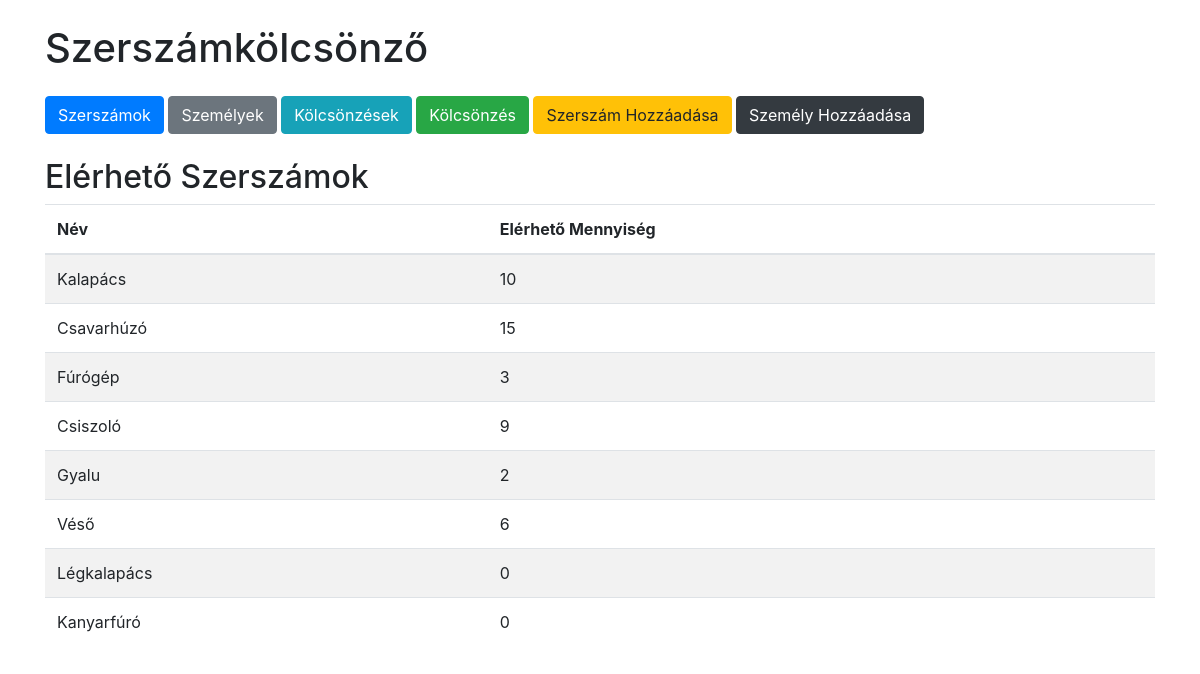
Before: / with the older database file.
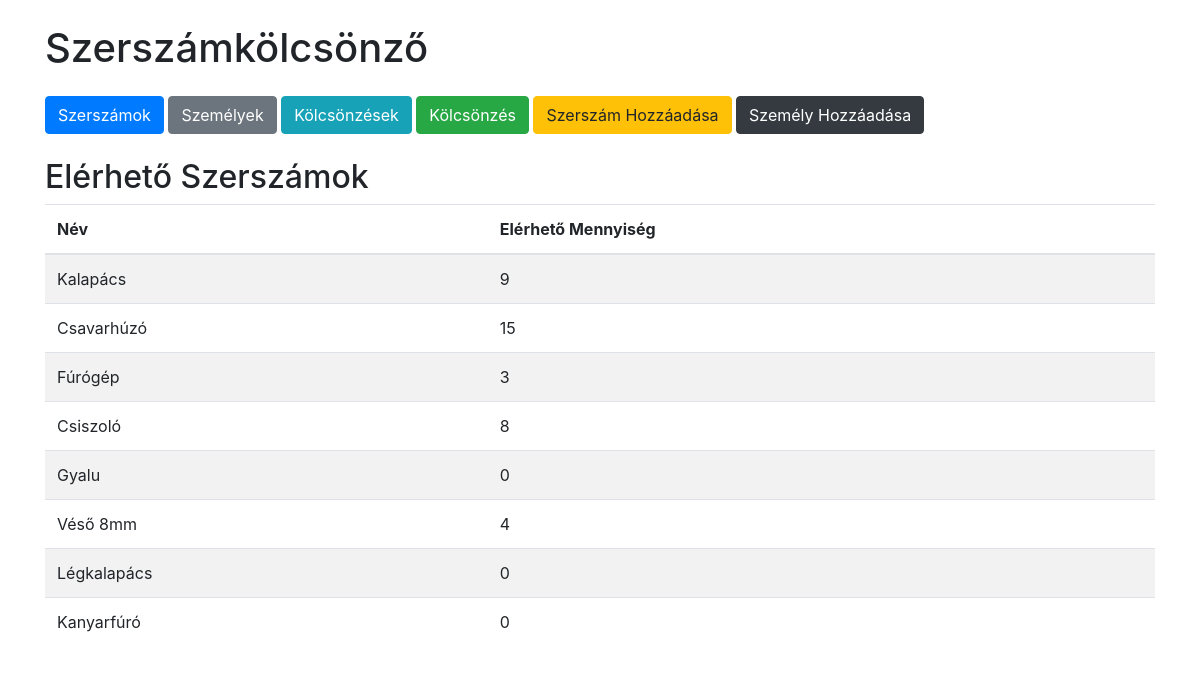
After: the same page with the newer database file.
### tables this page shows
CREATE TABLE tools (
            id INTEGER PRIMARY KEY AUTOINCREMENT,
            name TEXT NOT NULL,
            quantity INTEGER NOT NULL
        );

### app.py (the view)
@app.route('/')
def index():
    conn = get_db_connection()
    tools = conn.execute('SELECT * FROM tools').fetchall()
    conn.close()
    return render_template('index.html', tools=tools)

### app.py (called while the page is built)
def get_db_connection():
    conn = sqlite3.connect(DATABASE)
    conn.row_factory = sqlite3.Row
    return conn

### templates/index.html
{% extends 'base.html' %}
{% block content %}
<h2>Elérhető Szerszámok</h2>
<table class="table table-striped">
    <thead>
        <tr>
            <th>Név</th>
            <th>Elérhető Mennyiség</th>
        </tr>
    </thead>
    <tbody>
        {% for tool in tools %}
        <tr>
            <td>{{ tool.name }}</td>
            <td>{{ tool.quantity }}</td>
        </tr>
        {% endfor %}
    </tbody>
</table>
{% endblock %}

Changed rows visible on the page:
changed tools "Kalapács": quantity "10" → "9"
changed tools "Csiszoló": quantity "9" → "8"
changed tools "Gyalu": quantity "2" → "0"
changed tools: name "Véső" → "Véső 8mm"; quantity "6" → "4"
